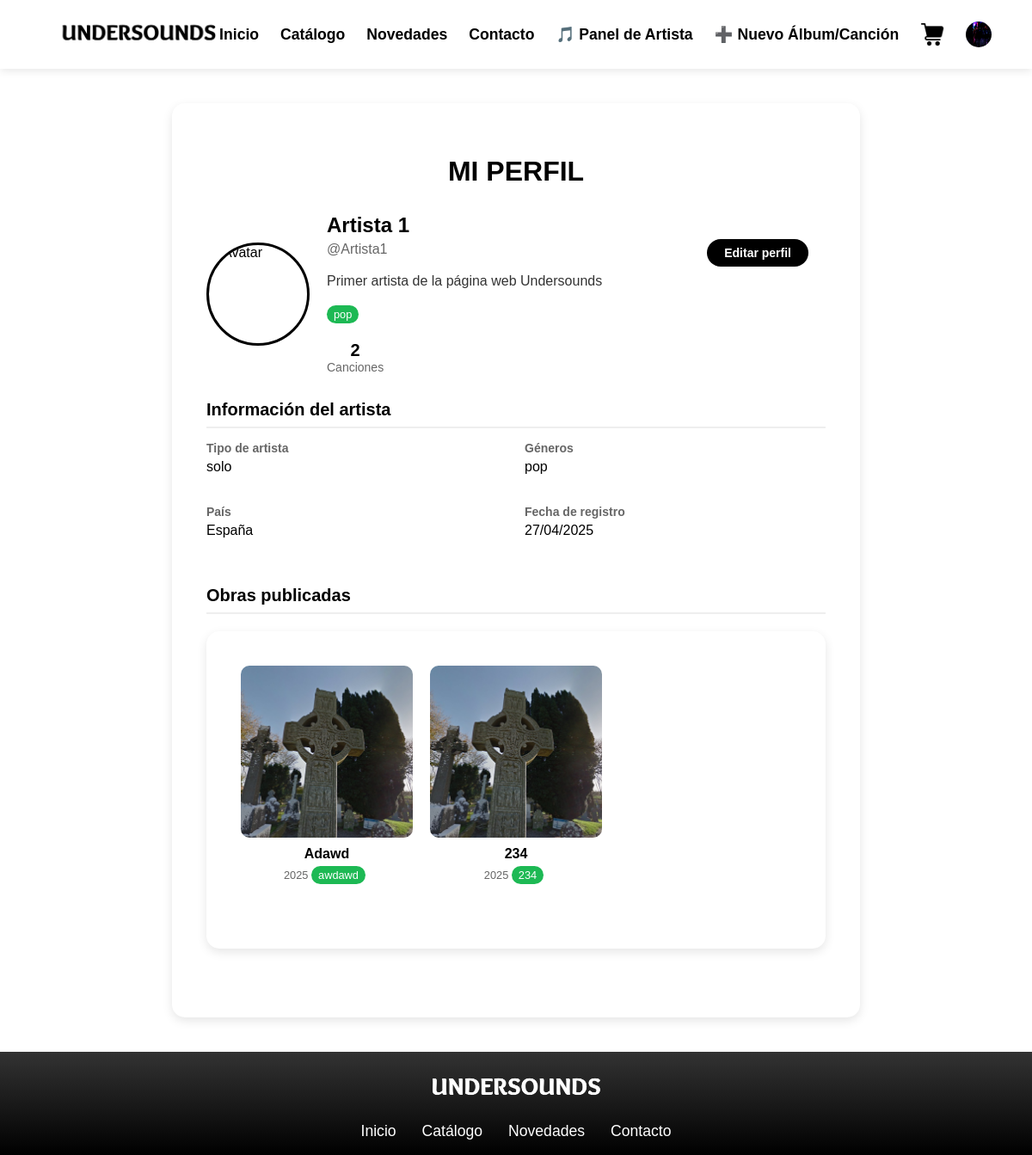
Page /artist_detail/Artista 1/ (signed in) on the earlier database version.
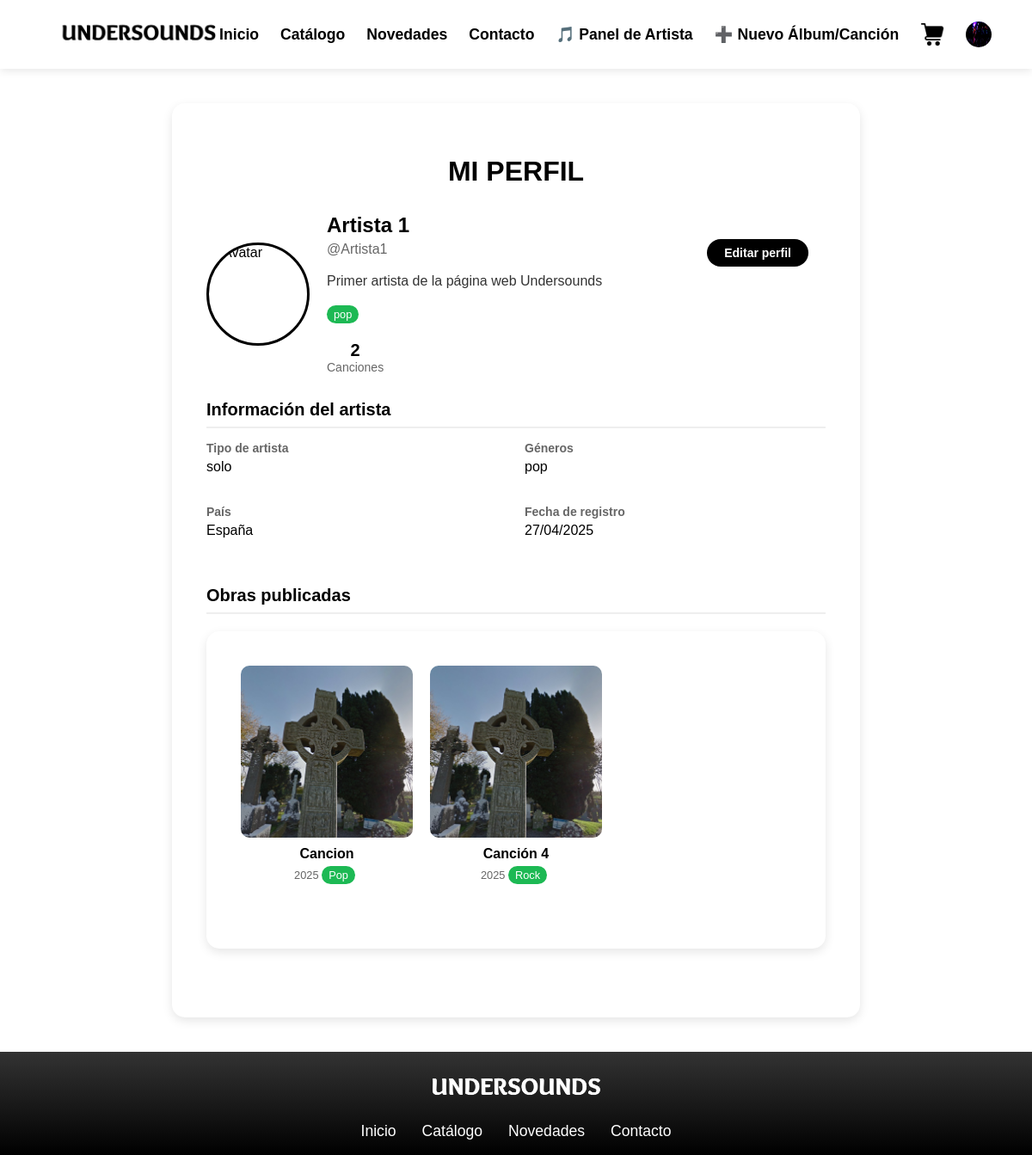
Same page on the later database version.
### model/music/music_models.py (models this page shows, shortened)
class Song(models.Model):
    title = models.CharField(max_length=255)
    artist_name = models.CharField(max_length=100)
    genre = models.CharField(max_length=50)
    price = models.DecimalField(max_digits=8, decimal_places=2)
    release_date = models.DateTimeField()
    song_cover = models.ImageField(upload_to='song_covers/', blank=True, null=True)
    song_file = models.FileField(upload_to='songs/', blank=True, null=True)  # <-- New field
    album_id = models.IntegerField(blank=True, null=True, verbose_name="ID del álbum")
    class Meta:
        app_label = 'music'  # ¡Esto es crucial!

### view/music/views.py (the view, shortened to what this page needs)
# urls.py: path('artist_detail/<str:artist_name>/', views.artist_detail, name='artist_detail'),
@login_required
def artist_detail(request, artist_name=None):
    User = get_user_model()
    if artist_name:
        artist = get_object_or_404(User, Q(artist_name=artist_name) & Q(role='artist'))
        artist = UserController.get_artist_with_songs(artist.id)
        is_own_profile = request.user.id == artist.id
    is_favorite=Favorite.objects.filter(user_id=request.user.id, artist_id=artist.id).exists()
    context = {
        'artist': artist,  # Pasamos el objeto completo directamente
        'is_own_profile': is_own_profile,
        'songs': artist.songs.all(),  # Accedemos a las canciones desde el artista
        'is_favorite': is_favorite
    }
    return render(request, 'music/artist_detail.html', context)

### controller/user_controller.py (called while the page is built)
    @staticmethod
    def get_artist_with_songs(user_id):
        user = UserDAO.get_by_id(user_id)
        if user and user.role == 'artist':
            user_dto = UserFactory.create_from_model(user)
            user_dto.songs = user.songs.all()
            user_dto.albums = user.albums.all()
            return user_dto
        return None

### model/Dao/user_dao.py (called while the page is built)
    @staticmethod
    def get_by_id(user_id):
        try:
            return User.objects.get(pk=user_id)
        except User.DoesNotExist:
            return None

### model/Factory/user_factory.py (called while the page is built)
    @staticmethod
    def create_from_model(user_model):
        return UserDTO(
            id=user_model.id,
            username=user_model.username,
            email=user_model.email,
            avatar=user_model.avatar.url if user_model.avatar else None,
            bio=user_model.bio,
            genre=user_model.genre,
            country=user_model.country,
            created_at=user_model.created_at,
            role=user_model.role,
            artist_name=user_model.artist_name,
            artist_type=user_model.artist_type,
            backend=getattr(user_model, 'backend', f'{ModelBackend.__module__}.{ModelBackend.__qualname__}')
        )

### view/music/templates/music/artist_detail.html (shortened to what this page needs)
{% extends 'base.html' %}
{% load static %}
{% block extra_css %}
    <link rel="stylesheet" href="{% static 'user/css/cuenta.css' %}">
    <link rel="stylesheet" href="{% static 'music/css/artist_detail.css' %}">
    <link rel="stylesheet" href="https://cdnjs.cloudflare.com/ajax/libs/font-awesome/5.15.4/css/all.min.css">
{% endblock %}
{% block content %}
<div class="profile-container">
    <h1 class="profile-title">
        {% if is_own_profile %}MI PERFIL{% else %}PERFIL DE ARTISTA{% endif %}
    </h1>
    <div class="profile-header">
        {% if artist.avatar %}
            <img src="{{ artist.avatar.url }}" alt="Avatar" class="profile-avatar">
        {% endif %}
        {% if is_own_profile %}
            <a href="{% url 'configuracion' %}" class="edit-btn edit-profile-btn">Editar perfil</a>
        {% endif %}
        <div class="profile-info">
            <div class="profile-name">
                {{ artist.artist_name }}
            </div>
            <div class="profile-username">@{{ artist.username }}</div>
            {% if artist.bio %}
            <div class="profile-bio">
                {{ artist.bio|linebreaks }}
            </div>
            {% endif %}
            {% if artist.genre %}
            <div class="profile-genres">
                {% for genre in artist.genre.split|slice:":5" %}
                    <span class="genre-badge">{{ genre }}</span>
                {% endfor %}
            </div>
            {% endif %}
            <div class="profile-stats">
                <div class="stat-item">
                    <div class="stat-number">{{ artist.songs.count }}</div>
                    <div class="stat-label">Canciones</div>
                </div>
            </div>
        </div>
    </div>
    <div class="profile-section">
        <h2 class="section-title">Información del artista</h2>
        <div class="info-grid">
            <div class="info-item">
                <div class="info-label">Tipo de artista</div>
                <div class="info-value">{{ artist.artist_type|default:"No especificado" }}</div>
            </div>
            <div class="info-item">
                <div class="info-label">Géneros</div>
                <div class="info-value">{{ artist.genre|default:"No especificados" }}</div>
            </div>
            <div class="info-item">
                <div class="info-label">País</div>
                <div class="info-value">{{ artist.country|default:"No especificado" }}</div>
            </div>
            <div class="info-item">
                <div class="info-label">Fecha de registro</div>
                <div class="info-value">{{ artist.created_at|date:"d/m/Y" }}</div>
            </div>
        </div>
    </div>
    <div class="artist-works-section">
        <h2 class="section-title">Obras publicadas</h2>
        {% if artist.songs.all %}
        <div class="works-container">
            {% for song in artist.songs.all %}
            <div class="work-item" onclick="window.location='{% url 'music_detail_id' song.id %}'" style="cursor: pointer;">
                <div class="cuadrado" style="width: 200px; height: 200px; margin: 0;">
                    {% if song.album_cover %}
                        <img src="{{ song.album_cover.url }}" alt="{{ song.title }}" class="work-cover">
                    {% else %}
                        <img src="{% static 'images/default_album.jpg' %}" alt="Portada predeterminada" class="work-cover">
                    {% endif %}
                </div>
                <div class="work-title">{{ song.title }}</div>
                <div class="work-meta">
                    {{ song.release_date|date:"Y" }}
                    {% if song.genre %}
                        <span class="genre-badge">{{ song.genre }}</span>
                    {% endif %}
                </div>
            </div>
            {% endfor %}
        </div>
        {% endif %}
    </div>
</div>
{% endblock %}

Differences in the rows shown:
changed Song: title "Adawd" → "Cancion"; genre "awdawd" → "Pop"
changed Song: title "234" → "Canción 4"; genre "234" → "Rock"
